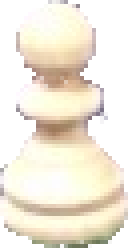
#> input picture chess_pieces/white_pawn.png, 32 x 62 px (shown 4 times larger)
$ python classifier_with_sift.py
#> lines starting #> are read from the running program, lines starting #| are printed output that depends on the picture; after the words box and inside, x2 and y2 are one past the last pixel; in counts of white or black regions, pixels touching at a corner belong together
import numpy as np
import cv2


img = cv2.imread('white_pawn.png',0)
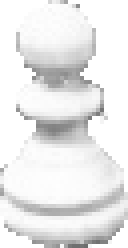
#> img: shape (62, 32) (shown 4 times larger); min 109, max 255, mean 233.9

# Initiate SIFT detector
siftdesc = cv2.xfeatures2d.SIFT_create()

(kp1, des1) = siftdesc.detectAndCompute(img, None)
#> kp1 = 8 keypoints; (x, y, size): (13, 32, 4.7), (13, 32, 4.7), (15, 26, 4.9), (24, 55, 3.3), (28, 49, 2.6), (4, 51, 1.9), (4, 51, 1.9), (14, 10, 6.1)

for kp in kp1:
    cv2.circle(img, (int(kp.pt[0]),int(kp.pt[1])), 4, (0, 0, 0), 1)
#> this loop made 8 passes
#> kp on passes 1 to 8: keypoint at (4.2, 50.6), size 1.9, keypoint at (4.2, 50.6), size 1.9, keypoint at (12.8, 32.2), size 4.7, keypoint at (12.8, 32.2), size 4.7, keypoint at (13.8, 9.6), size 6.1, keypoint at (15, 25.8), size 4.9, keypoint at (23.8, 55.1), size 3.3, keypoint at (28.3, 49.1), size 2.6
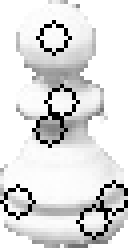
#> img: shape (62, 32) (shown 4 times larger); 6% of pixels changed, all inside (x1, y1, x2, y2) = (0, 5, 32, 60)

cv2.imshow('img',img)
cv2.waitKey(0)
cv2.destroyAllWindows()

$ run again, with chess_pieces/white_square1.png copied over chess_pieces/white_pawn.png
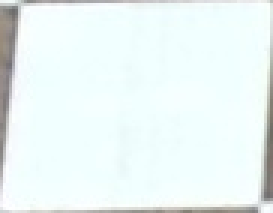
#> input picture chess_pieces/white_square1.png, 91 x 71 px (shown 3 times larger)
#> kp1 = 6 keypoints; (x, y, size): (4, 4, 2.9), (3, 21, 2.6), (4, 12, 2.9), (8, 4, 3.1), (84, 65, 4.5), (10, 8, 6.6)
#> the loop `for kp in kp1:` made 6 passes
#> kp on passes 1 to 6: keypoint at (2.9, 21.4), size 2.6, keypoint at (3.7, 12.1), size 2.9, keypoint at (4.2, 3.9), size 2.9, keypoint at (8.5, 3.7), size 3.1, keypoint at (10.1, 8), size 6.6, keypoint at (83.7, 64.6), size 4.5
#> after the loop `for kp in kp1:`:
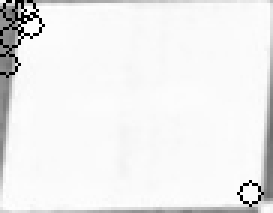
#> img: shape (71, 91) (shown 3 times larger); min 0, max 254, mean 238.2
